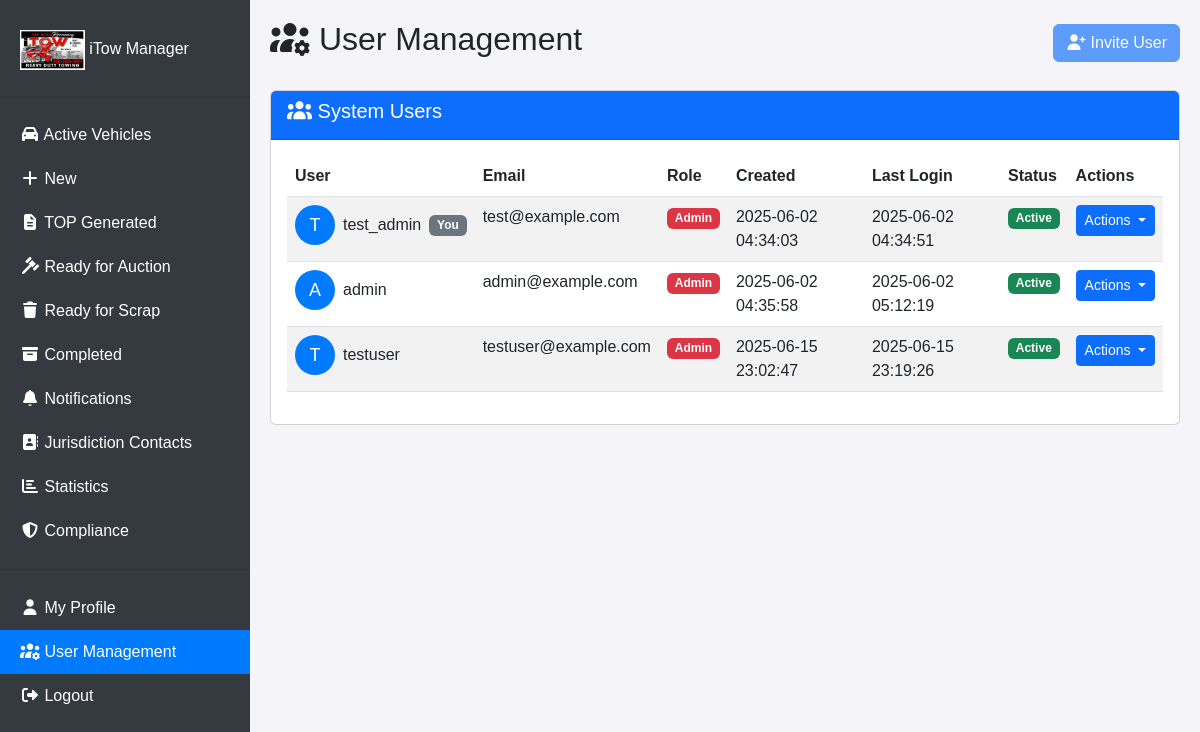
Page /admin/users (signed in) on the committed database.
### tables this page shows
CREATE TABLE users (
            id INTEGER PRIMARY KEY AUTOINCREMENT,
            username TEXT UNIQUE NOT NULL,
            email TEXT UNIQUE NOT NULL,
            password_hash TEXT NOT NULL,
            role TEXT NOT NULL DEFAULT 'readonly',
            created_at TEXT NOT NULL,
            last_login TEXT,
            is_active BOOLEAN NOT NULL DEFAULT 1
        );

### auth.py (the view)
@auth_bp.route('/admin/users')
@login_required
def admin_users():
    if current_user.role != 'admin':
        flash('Access denied. Admin privileges required.', 'danger')
        return redirect(url_for('index'))
    conn = sqlite3.connect(get_database_path())
    conn.row_factory = sqlite3.Row
    cursor = conn.cursor()
    cursor.execute("SELECT * FROM users ORDER BY id")
    users = [dict(row) for row in cursor.fetchall()]
    conn.close()
    return render_template('admin_users.html', users=users)

### auth.py (called while the page is built)
@login_manager.user_loader
def load_user(user_id):
    return User.get_by_id(user_id)

    @property
    def is_active(self):
        return self._is_active

    @staticmethod
    def get_by_id(user_id):
        conn = sqlite3.connect(get_database_path())
        conn.row_factory = sqlite3.Row
        cursor = conn.cursor()
        cursor.execute("SELECT * FROM users WHERE id = ?", (user_id,))
        user_data = cursor.fetchone()
        conn.close()
        if user_data:
            return User(
                id=user_data['id'],
                username=user_data['username'],
                email=user_data['email'],
                password_hash=user_data['password_hash'],
                role=user_data['role'],
                created_at=user_data['created_at'],
                last_login=user_data['last_login'],
                is_active=bool(user_data['is_active'])
            )
        return None

### database.py (called while the page is built)
def get_database_path():
    base_dir = os.path.dirname(os.path.abspath(__file__))
    db_path = os.path.join(base_dir, 'vehicles.db')
    return db_path

### templates/admin_users.html (shortened to what this page needs)
<!DOCTYPE html>
<html lang="en">
<head>
    <link href="https://cdn.jsdelivr.net/npm/bootstrap@5.3.0/dist/css/bootstrap.min.css" rel="stylesheet">
    <link href="https://cdn.jsdelivr.net/npm/@fortawesome/fontawesome-free/css/all.min.css" rel="stylesheet">
</head>
<body>
    <div class="sidebar">
        <a class="navbar-brand text-white" href="/"><img src="/static/logo.png" alt="iTow Logo"> iTow Manager</a>
        <hr class="bg-light">
        <a href="/" ><i class="fas fa-car"></i> Active Vehicles</a>
        <a href="#" data-tab="New"><i class="fas fa-plus"></i> New</a>
        <a href="#" data-tab="TOP_Generated"><i class="fas fa-file-alt"></i> TOP Generated</a>
        <a href="#" data-tab="Ready_Auction"><i class="fas fa-gavel"></i> Ready for Auction</a>
        <a href="#" data-tab="Ready_Scrap"><i class="fas fa-trash"></i> Ready for Scrap</a>
        <a href="#" data-tab="Completed"><i class="fas fa-archive"></i> Completed</a>
        <a href="#" data-tab="notifications"><i class="fas fa-bell"></i> Notifications</a>
        <a href="#" data-tab="contacts"><i class="fas fa-address-book"></i> Jurisdiction Contacts</a>
        <a href="#" data-tab="statistics"><i class="fas fa-chart-bar"></i> Statistics</a>
        <a href="#" data-tab="compliance"><i class="fas fa-shield-alt"></i> Compliance</a>
        <hr class="bg-light">
        <a href="{{ url_for('auth.profile') }}"><i class="fas fa-user"></i> My Profile</a>
        {% if current_user.role == 'admin' %}
        <a href="{{ url_for('auth.admin_users') }}" class="active"><i class="fas fa-users-cog"></i> User Management</a>
        {% endif %}
        <a href="{{ url_for('auth.logout') }}"><i class="fas fa-sign-out-alt"></i> Logout</a>
    </div>
    <div class="content">
        <div class="d-flex justify-content-between align-items-center mb-4">
            <h2><i class="fas fa-users-cog"></i> User Management</h2>
            <div>
                <button class="btn btn-primary" data-bs-toggle="modal" data-bs-target="#inviteUserModal" disabled>
                    <i class="fas fa-user-plus"></i> Invite User
                </button>
            </div>
        </div>
        <div class="card">
            <div class="card-header bg-primary text-white">
                <h5><i class="fas fa-users"></i> System Users</h5>
            </div>
            <div class="card-body">
                <div class="table-responsive">
                    <table class="table table-striped user-table">
                        <thead>
                            <tr>
                                <th>User</th>
                                <th>Email</th>
                                <th>Role</th>
                                <th>Created</th>
                                <th>Last Login</th>
                                <th>Status</th>
                                <th>Actions</th>
                            </tr>
                        </thead>
                        <tbody>
                            {% for user in users %}
                            <tr>
                                <td>
                                    <div class="d-flex align-items-center">
                                        <div class="user-avatar me-2">{{ user.username[0]|upper }}</div>
                                        {{ user.username }}
                                        {% if user.id == current_user.id %}
                                        <span class="badge bg-secondary ms-2">You</span>
                                        {% endif %}
                                    </div>
                                </td>
                                <td>{{ user.email }}</td>
                                <td>
                                    <span class="badge {% if user.role == 'admin' %}bg-danger{% else %}bg-primary{% endif %}">
                                        {{ user.role|title }}
                                    </span>
                                </td>
                                <td>{{ user.created_at }}</td>
                                <td>{{ user.last_login or 'Never' }}</td>
                                <td>
                                    <span class="badge {% if user.is_active %}bg-success{% else %}bg-danger{% endif %}">
                                        {% if user.is_active %}Active{% else %}Inactive{% endif %}
                                    </span>
                                </td>
                                <td>
                                    <div class="btn-group">
                                        <button class="btn btn-sm btn-primary dropdown-toggle" type="button" data-bs-toggle="dropdown">
                                            Actions
                                        </button>
                                    </div>
                                </td>
                            </tr>
                            {% endfor %}
                        </tbody>
                    </table>
                </div>
            </div>
        </div>
    </div>
</body>
</html>

### templates/admin_users.html (style rules this page uses)
body { font-family: Arial, sans-serif; background-color: #f4f4f9; }
.navbar-brand img { height: 40px; }
.sidebar { min-height: 100vh; background-color: #343a40; padding-top: 20px; position: fixed; width: 250px; z-index: 100; }
.sidebar a { color: #ffffff; padding: 10px 20px; display: block; text-decoration: none; }
.sidebar a.active { background-color: #007bff; }
.content { margin-left: 250px; padding: 20px; }
.user-table th { cursor: pointer; }
.user-avatar { width: 40px; height: 40px; border-radius: 50%; background-color: #007bff; color: white; display: flex; align-items: center; justify-content: center; font-size: 18px; }

### rows in the picture
users: username "T", username "test_admin", shows "You", email "test@example.com", role "Admin", created_at "2025-06-02 04:34:03", last_login "2025-06-02 04:34:51", is_active "Active"
users: username "A", username "admin", email "admin@example.com", role "Admin", created_at "2025-06-02 04:35:58", last_login "2025-06-02 05:12:19", is_active "Active"
users: username "T", username "testuser", email "testuser@example.com", role "Admin", created_at "2025-06-15 23:02:47", last_login "2025-06-15 23:19:26", is_active "Active"
